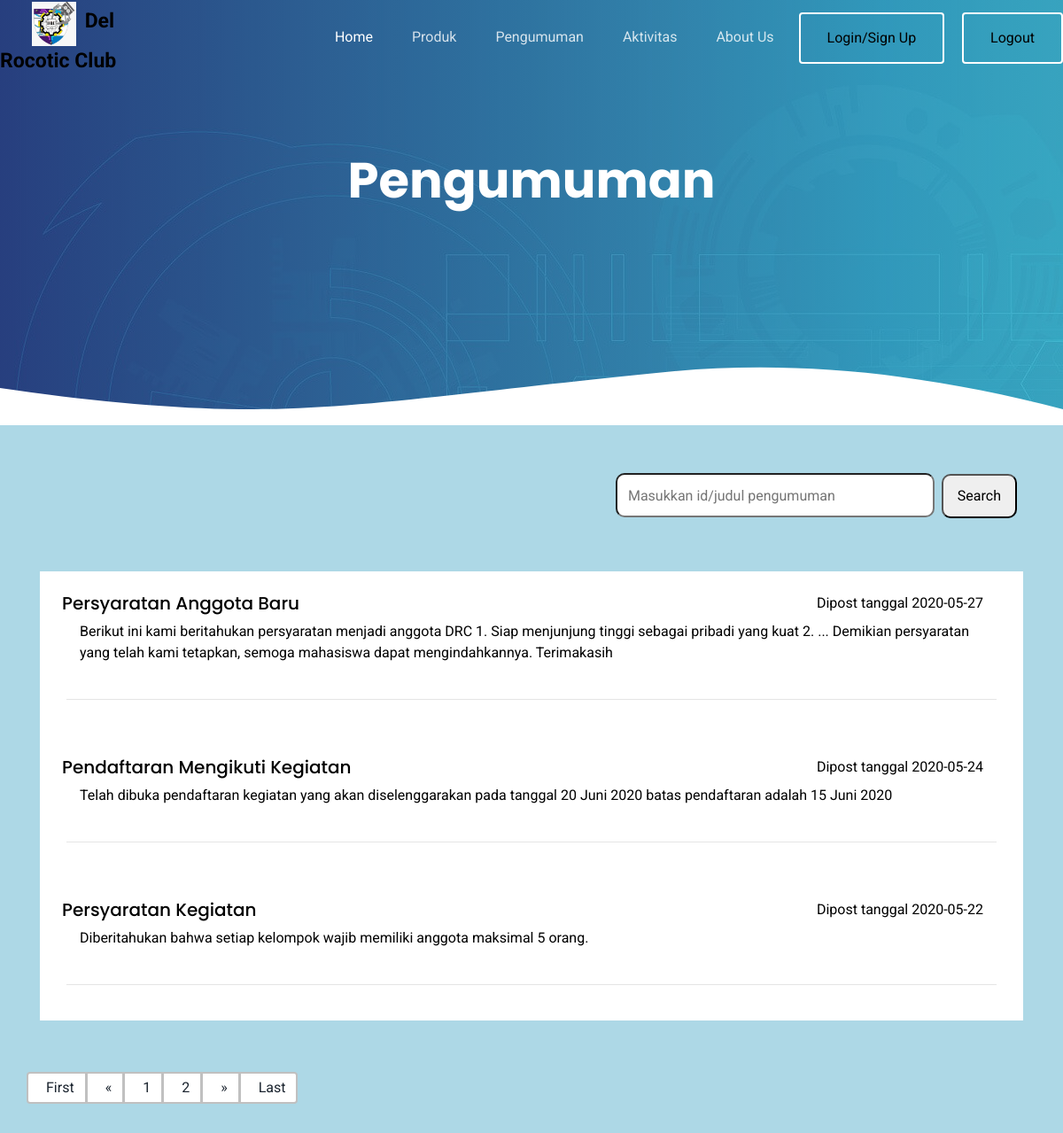
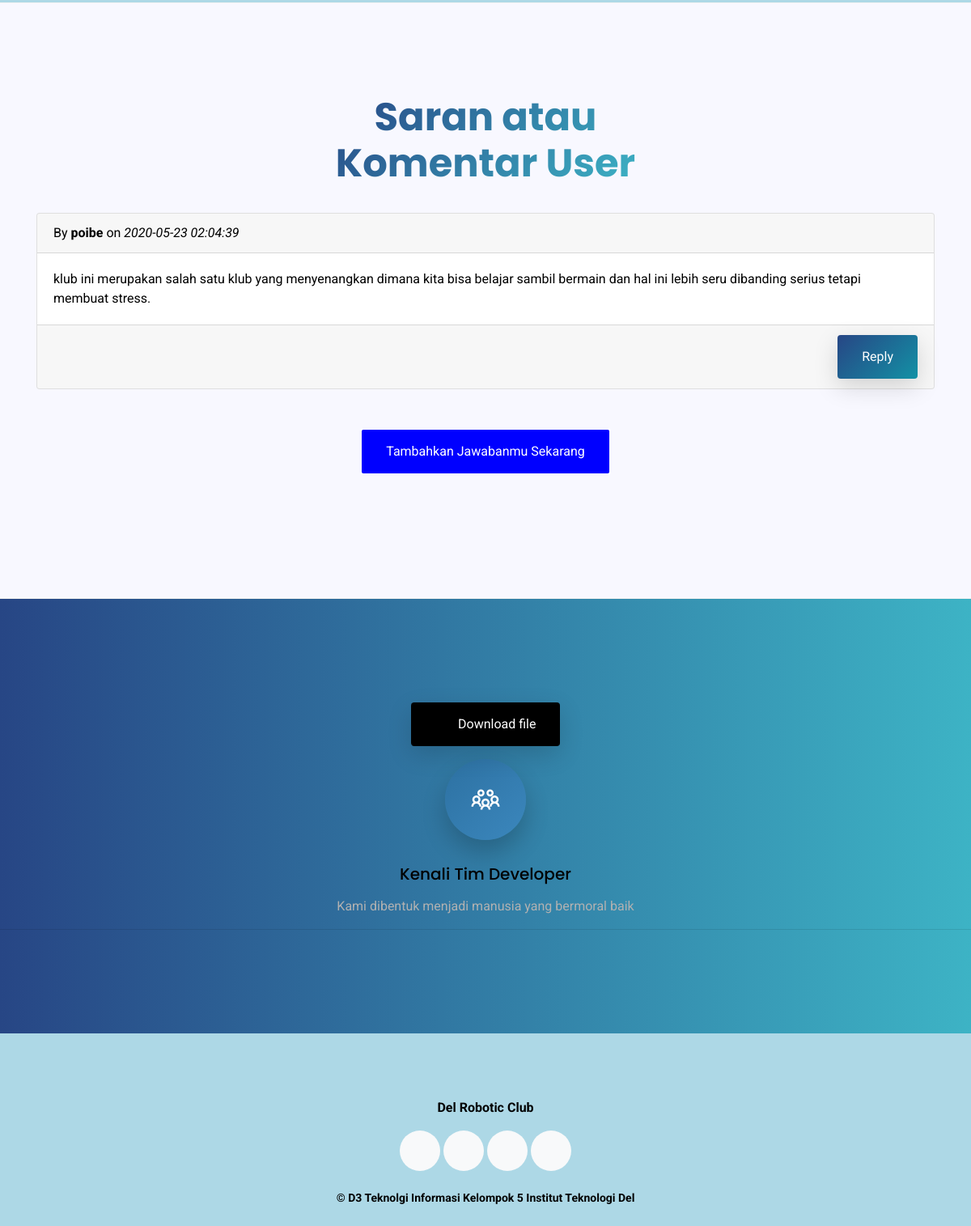
Screenshot of /pengumuman_anggota.php with the database file from the repository (2 pictures, top to bottom).
### tables this page shows
CREATE TABLE `pengumuman` (
  `id_pengumuman` int(20) NOT NULL,
  `judul` varchar(100) NOT NULL,
  `deskripsi` varchar(500) NOT NULL,
  `waktu` date DEFAULT NULL
);

CREATE TABLE `komentar` (
  `comment_id` int(11) NOT NULL,
  `parent_comment_id` int(11) NOT NULL,
  `comment` varchar(200) NOT NULL,
  `comment_sender_name` varchar(40) NOT NULL,
  `date` timestamp NOT NULL DEFAULT CURRENT_TIMESTAMP
);

### pengumuman_anggota.php (the view, shortened to what this page needs)
<!DOCTYPE html>
<html lang="en">
<head>
    <link rel="stylesheet" href="assets/css/gayaa.css">
    <link rel="stylesheet" href="assets/css/paging.css">
    <?php
        include 'commons/header_anggota.php';
    ?>
</head>
<body style="background-color: lightblue">
  <main id="main">
    <section class="hero-section inner-page">
      <div class="wave">
      </div>
      <div class="container">
        <div class="row align-items-center">
          <div class="col-12">
            <div class="row justify-content-center">
              <div class="col-md-7 text-center hero-text">
                <h1 data-aos="fade-up" data-aos-delay="">Pengumuman</h1>
              </div>
            </div>
          </div>
        </div>
      </div>
    </section><br>
    <?php
        include 'database/koneksi.php'
    ?>
    <ul class="container">
        <li>
            <div class="search" style="margin-top: 30px; margin-left:650px;">
                <form method="GET" action="pengumuman.php">
                    <input  style="width:360px; height:50px; border-radius:10px;" type="text" name="cari" class="textbox" placeholder="   Masukkan id/judul pengumuman" onfocus="this.value = '';"
                        onblur="if(this.value == '') {
                            this.value = ' Cari pengumuman';
                        }">&nbsp;
                        <input type="submit" value="Search" id="submit" name="submit" style="width:85px; height:50px; border-radius:10px;">
                </form>
            </div>
        </li>
    </ul><br>
    <?php
        $per_hal = 3;
        $id_pengumuman = 'id_pengumuman';
        $jumlah_record = mysqli_query($koneksi, "SELECT * from pengumuman WHERE id_pengumuman = $id_pengumuman");
        $jum = mysqli_num_rows($jumlah_record);
        $halaman = ceil($jum / $per_hal);
        $page = (isset($_GET['page'])) ? (int)$_GET['page'] : 1;
        $start = ($page - 1) * $per_hal;
    ?>
    <ul class="tp-hd-lft wow fadeInDown animated" data-wow-delay="0.5s" style="color:black;">
     <div class="content_box">
        <div class="container" style="background-color: lightblue;margin-top: 10px">
		    <div class="content_top" style="margin-top: 20px; background-color: white; " >
            	<div class="col-md-12" style="background-color: white ; margin-bottom: 10px">
		        <div class="grids_of_4">
              <?php
                if(isset($_GET['cari'])){
        				echo '<div> <p style="color="red">Berikut hasil pencarian pengumuman dengan keyword "'. $_GET['cari'] .'". </p></div>';
		    	    		$cari=mysqli_real_escape_string($koneksi, $_GET['cari']);
    			    		$pengumuman=mysqli_query($koneksi, "SELECT * FROM pengumuman WHERE id_pengumuman LIKE '%$cari%' or judul like '%$cari%'");
	            				if(mysqli_num_rows($pengumuman) == null){
				            		echo "<script>alert('Pengumuman $cari tidak ada, silahkan cari lainnya..') ;window.location = 'pengumuman.php'</script>";
                    }
                }
                else{
			            $pengumuman = mysqli_query($koneksi, "SELECT * FROM pengumuman ORDER BY waktu DESC LIMIT $start, $per_hal");
                }
                        while($p = mysqli_fetch_array($pengumuman)){ ?>
                          <div class="grids_of_6"><br>
                            <div class="col-md-12">
                              <div class="col-md 7">
                                  <div class="content_box"><input type="hidden" value="<?php echo $p['id_pengumuman']?>">
                                  <div class="view view-fifth">
                                      <div style="color:black;float:right;"> Dipost tanggal <?php echo $p['waktu']; ?></div>
                                  </div>
                                  <h5 style="margin-left: -20px;"><?= $p['judul']?></a></h5>
                                  <div class="size_1">
                                      <span class="item_price"><?=($p['deskripsi'])?></span>
                                  </div>
                                </div>
                              </div><br><hr>
                            </div>
                          </div><br>
                        <?php }?> </a>
                    </div>
                </div>
            </div>
        </div>
        <br><br>
          <ul class="pagination container a">
            <?php
                if($page == 1){
                    ?>
                      <li class="page-item"><a class="page-link" href="#">First</a></li>
                      <li class="page-item"><a class="page-link" href="#">&laquo;</a></li>
                    <?php
                    }else{
                      $link_prev = ($page > 1)? $page - 1 : 1;
                    ?>
                      <li class="page-item"><a class="page-link" href="pengumuman.php?page=1">First</a></li>
                      <li class="page-item"><a class="page-link" href="pengumuman.php?page=<?php echo $link_prev; ?>">&laquo;</a></li>
                    <?php
                    }
                for($x = 1;$x <= $halaman; $x++){?>
                <li class="page-item" ><a class="page-link" href="?page=<?php echo $x?>"><?php echo $x ?></a></li>
                  <?php } ?>
                  <?php
                  if($page == $halaman){  ?>
                  <li class="page-item"><a class="page-link" href="#">&raquo;</a></li>
                  <li class="page-item"><a class="page-link" href="#">Last</a></li>
                  <?php }
                  else{
                      $link_next = ($page < $halaman)? $page + 1 : $halaman;
                  ?>
                      <li class="page-item"><a class="page-link" href="pengumuman.php?page=<?php echo $link_next; ?>">&raquo;</a></li>
                      <li class="page-item"><a class="page-link" href="pengumuman.php?page=<?php echo $halaman; ?>">Last</a></li>
                  <?php }
                  ?>
          </ul>
        </div>
      </ul>
    <section class="section border-top border-bottom" style="background-color: #F8F8FF;">
        <div class="row justify-content-center text-center mb-6">
          <div class="col-md-4">
            <h2 class="section-heading">Saran atau Komentar User</h2><br>
          </div>
        </div>
        <div class="container">
          <?php
            $connect = new PDO('mysql:host=localhost;dbname=db_drc', 'root', '');
            $query = "SELECT * FROM komentar WHERE parent_comment_id = '0' ORDER BY comment_id DESC LIMIT 2";
            $statement = $connect->prepare($query);
            $statement->execute();
            $result = $statement->fetchAll();
            $output = '';
              foreach($result as $row){
                $output .= '
                <div class="card card-default mb-4" style="color:black;">
                  <div class="card-header">By <b>'.$row["comment_sender_name"].'</b> on <i>'.$row["date"].'</i></div>
                  <div class="card-body">'.$row["comment"].'</div>
                  <div class="card-footer" align="right"><button type="button" class="btn btn-primary reply" id="'.$row["comment_id"].'
                  ">Reply</button></div>
                </div>';
              }
              echo $output;?>
          </div>
          <div class="feature-1 text-center" >
            <p data-aos="fade-down" data-aos-delay="200" data-aos-offset="-500"><br>
              <a href="about_us_anggota.php" style="background-color: blue;" class="btn btn-outline-white">Tambahkan Jawabanmu Sekarang</a>
            </p><br>
        </div>
      </section>
    <?php
        include 'commons/footer_anggota.php';
    ?>
</body>
</html>

### assets/css/gayaa.css (style rules this page uses)
* { margin: 0; padding: 0; list-style: none; text-decoration: none; }

### assets/css/paging.css (style rules this page uses)
.pagination > li > a, .pagination > li > span { float: center; line-height: 1.42857; text-decoration: none; margin-bottom: 10px; margin-right: px; color: #FBB040; background-color: #fff; border: 3px solid #ddd; color: #1B242F; text-decoration: none; }

### assets/css/style.css (style rules this page uses)
html { overflow-x: hidden; }
body { font-family: "Roboto", sans-serif; color: #9fa1a4; line-height: 1.5; }
a { color: #777; transition: .3s all ease; }
h1, h2, h3, h4, h5, h6, .font-heading { font-family: "Poppins", sans-serif; color: #000; }
.container { z-index: 2; position: relative; }
.border-top { border-top: 1px solid #f2f2f2 !important; }
.border-bottom { border-bottom: 1px solid #f2f2f2 !important; }
section { overflow: hidden; }
.section { padding: 7rem 0; }
.section-heading { font-size: 3rem; font-weight: 700; background: linear-gradient(-45deg, #3db3c5, #274685); -webkit-background-clip: text; -webkit-text-fill-color: transparent; }
.btn { border: none; padding: 15px 30px !important; }
.btn.btn-outline-white { border: 2px solid #fff; background: none; color: #fff; }
.btn.btn-primary { background: #2d71a1; background: linear-gradient(-45deg, #1391a5, #274685); color: #fff; box-shadow: 0 10px 30px 0 rgba(0, 0, 0, 0.15); }
.feature-1 p { color: #b1b1b1; }
.hero-section { background: linear-gradient(to right, rgba(39, 70, 133, 0.8) 0%, rgba(61, 179, 197, 0.8) 100%), url(../img/hero-bg.jpg); position: relative; }
.hero-section .wave { width: 100%; overflow: hidden; position: absolute; z-index: 1; bottom: -150px; }
.hero-section .wave svg { width: 100%; }
.hero-section, .hero-section > .container > .row { height: 100vh; min-height: 880px; }
.hero-section.inner-page { height: 60vh; min-height: 0; }
.hero-section.inner-page .hero-text { transform: translateY(-150px); margin-top: -120px; }
.hero-section h1 { font-size: 3.5rem; color: #fff; font-weight: 700; margin-bottom: 30px; }

### pengumuman_anggota.php (style rules this page uses)
.pagination > li > a, .pagination > li > span { padding-left: 20px; line-height: 1; margin-bottom: 20px; border: 2px solid silver; box: #1B242F; }
.a { float: center; }

### rows the page displays
pengumuman: waktu "2020-05-27", judul "Persyaratan Anggota Baru", deskripsi "Berikut ini kami beritahukan persyaratan menjadi anggota DRC 1. Siap menjunjung tinggi sebagai pribadi yang kuat 2. ... Demikian persyaratan yang telah kami tetapkan, semoga mahasiswa dapat mengindahkannya. Terimakasih"
pengumuman: waktu "2020-05-24", judul "Pendaftaran Mengikuti Kegiatan", deskripsi "Telah dibuka pendaftaran kegiatan yang akan diselenggarakan pada tanggal 20 Juni 2020 batas pendaftaran adalah 15 Juni 2020"
pengumuman: waktu "2020-05-22", judul "Persyaratan Kegiatan", deskripsi "Diberitahukan bahwa setiap kelompok wajib memiliki anggota maksimal 5 orang."
komentar: comment_sender_name "poibe", date "2020-05-23 02:04:39", comment "klub ini merupakan salah satu klub yang menyenangkan dimana kita bisa belajar sambil bermain dan hal ini lebih seru dibanding serius tetapi membuat stress."
